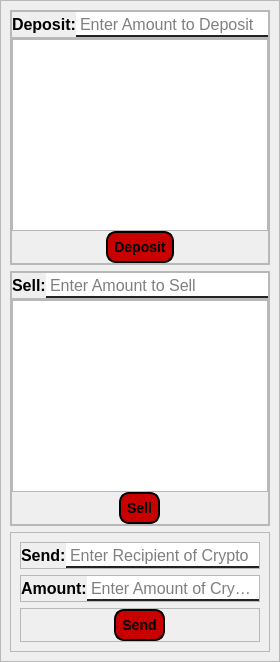
         <widget class="QWidget" name="wallet_contents_page_4">
          <layout class="QVBoxLayout" name="verticalLayout_22">
           <property name="spacing">
            <number>0</number>
           </property>
           <property name="leftMargin">
            <number>0</number>
           </property>
           <property name="topMargin">
            <number>0</number>
           </property>
           <property name="rightMargin">
            <number>0</number>
           </property>
           <property name="bottomMargin">
            <number>0</number>
           </property>
           <item>
            <widget class="QFrame" name="frame_17">
             <property name="frameShape">
              <enum>QFrame::StyledPanel</enum>
             </property>
             <property name="frameShadow">
              <enum>QFrame::Raised</enum>
             </property>
             <layout class="QVBoxLayout" name="verticalLayout_23">
              <item>
               <widget class="QFrame" name="frame_24">
                <property name="frameShape">
                 <enum>QFrame::StyledPanel</enum>
                </property>
                <property name="frameShadow">
                 <enum>QFrame::Raised</enum>
                </property>
                <layout class="QVBoxLayout" name="verticalLayout_24">
                 <property name="spacing">
                  <number>0</number>
                 </property>
                 <property name="leftMargin">
                  <number>0</number>
                 </property>
                 <property name="topMargin">
                  <number>0</number>
                 </property>
                 <property name="rightMargin">
                  <number>0</number>
                 </property>
                 <property name="bottomMargin">
                  <number>0</number>
                 </property>
                 <item>
                  <widget class="QFrame" name="frame_26">
                   <property name="frameShape">
                    <enum>QFrame::StyledPanel</enum>
                   </property>
                   <property name="frameShadow">
                    <enum>QFrame::Raised</enum>
                   </property>
                   <layout class="QHBoxLayout" name="horizontalLayout_8">
                    <property name="spacing">
                     <number>0</number>
                    </property>
                    <property name="leftMargin">
                     <number>0</number>
                    </property>
                    <property name="topMargin">
                     <number>0</number>
                    </property>
                    <property name="rightMargin">
                     <number>0</number>
                    </property>
                    <property name="bottomMargin">
                     <number>0</number>
                    </property>
                    <item>
                     <widget class="QLabel" name="label_4">
                      <property name="font">
                       <font>
                        <pointsize>12</pointsize>
                        <weight>75</weight>
                        <bold>true</bold>
                       </font>
                      </property>
                      <property name="text">
                       <string>Deposit:</string>
                      </property>
                     </widget>
                    </item>
                    <item>
                     <widget class="QLineEdit" name="deposit_crypto_lineEdit">
                      <property name="font">
                       <font>
                        <pointsize>12</pointsize>
                       </font>
                      </property>
                      <property name="styleSheet">
                       <string notr="true">border: 2px solid rgb(0, 0, 0, 0);
border-bottom-color: rgb(35, 35, 35);
color: rgb(0, 0, 0);
padding bottom: 7px</string>
                      </property>
                      <property name="placeholderText">
                       <string>Enter Amount to Deposit</string>
                      </property>
                     </widget>
                    </item>
                   </layout>
                  </widget>
                 </item>
                 <item>
                  <widget class="QFrame" name="frame_27">
                   <property name="frameShape">
                    <enum>QFrame::StyledPanel</enum>
                   </property>
                   <property name="frameShadow">
                    <enum>QFrame::Raised</enum>
                   </property>
                   <layout class="QVBoxLayout" name="verticalLayout_26">
                    <property name="spacing">
                     <number>0</number>
                    </property>
                    <property name="leftMargin">
                     <number>0</number>
                    </property>
                    <property name="topMargin">
                     <number>0</number>
                    </property>
                    <property name="rightMargin">
                     <number>0</number>
                    </property>
                    <property name="bottomMargin">
                     <number>0</number>
                    </property>
                    <item>
                     <widget class="QTextEdit" name="textEdit"/>
                    </item>
                    <item alignment="Qt::AlignHCenter|Qt::AlignVCenter">
                     <widget class="QPushButton" name="deposit_pushButton">
                      <property name="styleSheet">
                       <string notr="true">QPushButton#deposit_pushButton {
    background-color: rgb(200, 0, 0);
    border-style: outset;
    border-width: 2px;
    border-radius: 10px;
    border-color: black;
    font: bold 14px;
    min-width: 10em;
    padding: 6px;
}

QPushButton#deposit_pushButton:hover{
	background-color:rgb(240, 0, 0) ;
	border-style: inset;
}

QPushButton#deposit_pushButton:pressed{
	background-color: rgb(240, 0, 0);
	border-style: inset;
}</string>
                      </property>
                      <property name="text">
                       <string>Deposit</string>
                      </property>
                     </widget>
                    </item>
                   </layout>
                  </widget>
                 </item>
                </layout>
               </widget>
              </item>
              <item>
               <widget class="QFrame" name="frame_25">
                <property name="frameShape">
                 <enum>QFrame::StyledPanel</enum>
                </property>
                <property name="frameShadow">
                 <enum>QFrame::Raised</enum>
                </property>
                <layout class="QVBoxLayout" name="verticalLayout_25">
                 <property name="spacing">
                  <number>0</number>
                 </property>
                 <property name="leftMargin">
                  <number>0</number>
                 </property>
                 <property name="topMargin">
                  <number>0</number>
                 </property>
                 <property name="rightMargin">
                  <number>0</number>
                 </property>
                 <property name="bottomMargin">
                  <number>0</number>
                 </property>
                 <item>
                  <widget class="QFrame" name="frame_28">
                   <property name="frameShape">
                    <enum>QFrame::StyledPanel</enum>
                   </property>
                   <property name="frameShadow">
                    <enum>QFrame::Raised</enum>
                   </property>
                   <layout class="QHBoxLayout" name="horizontalLayout_9">
                    <property name="spacing">
                     <number>0</number>
                    </property>
                    <property name="leftMargin">
                     <number>0</number>
                    </property>
                    <property name="topMargin">
                     <number>0</number>
                    </property>
                    <property name="rightMargin">
                     <number>0</number>
                    </property>
                    <property name="bottomMargin">
                     <number>0</number>
                    </property>
                    <item>
                     <widget class="QLabel" name="label_12">
                      <property name="font">
                       <font>
                        <pointsize>12</pointsize>
                        <weight>75</weight>
                        <bold>true</bold>
                       </font>
                      </property>
                      <property name="text">
                       <string>Sell:</string>
                      </property>
                     </widget>
                    </item>
                    <item>
                     <widget class="QLineEdit" name="sell_crypto_lineEdit">
                      <property name="font">
                       <font>
                        <pointsize>12</pointsize>
                       </font>
                      </property>
                      <property name="styleSheet">
                       <string notr="true">border: 2px solid rgb(0, 0, 0, 0);
border-bottom-color: rgb(35, 35, 35);
color: rgb(0, 0, 0);
padding bottom: 7px</string>
                      </property>
                      <property name="placeholderText">
                       <string>Enter Amount to Sell</string>
                      </property>
                     </widget>
                    </item>
                   </layout>
                  </widget>
                 </item>
                 <item>
                  <widget class="QFrame" name="frame_29">
                   <property name="frameShape">
                    <enum>QFrame::StyledPanel</enum>
                   </property>
                   <property name="frameShadow">
                    <enum>QFrame::Raised</enum>
                   </property>
                   <layout class="QVBoxLayout" name="verticalLayout_27">
                    <property name="spacing">
                     <number>0</number>
                    </property>
                    <property name="leftMargin">
                     <number>0</number>
                    </property>
                    <property name="topMargin">
                     <number>0</number>
                    </property>
                    <property name="rightMargin">
                     <number>0</number>
                    </property>
                    <property name="bottomMargin">
                     <number>0</number>
                    </property>
                    <item>
                     <widget class="QTextEdit" name="textEdit_2"/>
                    </item>
                    <item alignment="Qt::AlignHCenter|Qt::AlignVCenter">
                     <widget class="QPushButton" name="sell_pushButton">
                      <property name="styleSheet">
                       <string notr="true">QPushButton#sell_pushButton {
    background-color: rgb(200, 0, 0);
    border-style: outset;
    border-width: 2px;
    border-radius: 10px;
    border-color: black;
    font: bold 14px;
    min-width: 10em;
    padding: 6px;
}

QPushButton#sell_pushButton:hover{
	background-color:rgb(240, 0, 0) ;
	border-style: inset;
}

QPushButton#sell_pushButton:pressed{
	background-color: rgb(240, 0, 0);
	border-style: inset;
}</string>
                      </property>
                      <property name="text">
                       <string>Sell</string>
                      </property>
                     </widget>
                    </item>
                   </layout>
                  </widget>
                 </item>
                </layout>
               </widget>
              </item>
              <item>
               <widget class="QFrame" name="frame_30">
                <property name="frameShape">
                 <enum>QFrame::StyledPanel</enum>
                </property>
                <property name="frameShadow">
                 <enum>QFrame::Raised</enum>
                </property>
                <layout class="QVBoxLayout" name="verticalLayout_30">
                 <item>
                  <widget class="QFrame" name="frame_33">
                   <property name="frameShape">
                    <enum>QFrame::StyledPanel</enum>
                   </property>
                   <property name="frameShadow">
                    <enum>QFrame::Raised</enum>
                   </property>
                   <layout class="QHBoxLayout" name="horizontalLayout_14">
                    <property name="spacing">
                     <number>0</number>
                    </property>
                    <property name="leftMargin">
                     <number>0</number>
                    </property>
                    <property name="topMargin">
                     <number>0</number>
                    </property>
                    <property name="rightMargin">
                     <number>0</number>
                    </property>
                    <property name="bottomMargin">
                     <number>0</number>
                    </property>
                    <item>
                     <widget class="QLabel" name="label_14">
                      <property name="font">
                       <font>
                        <pointsize>12</pointsize>
                        <weight>75</weight>
                        <bold>true</bold>
                       </font>
                      </property>
                      <property name="text">
                       <string>Send:</string>
                      </property>
                     </widget>
                    </item>
                    <item>
                     <widget class="QLineEdit" name="crypto_recipient_lineEdit">
                      <property name="font">
                       <font>
                        <pointsize>12</pointsize>
                       </font>
                      </property>
                      <property name="styleSheet">
                       <string notr="true">border: 2px solid rgb(0, 0, 0, 0);
border-bottom-color: rgb(35, 35, 35);
color: rgb(0, 0, 0);
padding bottom: 7px</string>
                      </property>
                      <property name="placeholderText">
                       <string>Enter Recipient of Crypto</string>
                      </property>
                     </widget>
                    </item>
                   </layout>
                  </widget>
                 </item>
                 <item>
                  <widget class="QFrame" name="frame_35">
                   <property name="frameShape">
                    <enum>QFrame::StyledPanel</enum>
                   </property>
                   <property name="frameShadow">
                    <enum>QFrame::Raised</enum>
                   </property>
                   <layout class="QHBoxLayout" name="horizontalLayout_16">
                    <property name="spacing">
                     <number>0</number>
                    </property>
                    <property name="leftMargin">
                     <number>0</number>
                    </property>
                    <property name="topMargin">
                     <number>0</number>
                    </property>
                    <property name="rightMargin">
                     <number>0</number>
                    </property>
                    <property name="bottomMargin">
                     <number>0</number>
                    </property>
                    <item>
                     <widget class="QLabel" name="label_16">
                      <property name="font">
                       <font>
                        <pointsize>12</pointsize>
                        <weight>75</weight>
                        <bold>true</bold>
                       </font>
                      </property>
                      <property name="text">
                       <string>Amount:</string>
                      </property>
                     </widget>
                    </item>
                    <item>
                     <widget class="QLineEdit" name="crypto_amount_lineEdit">
                      <property name="font">
                       <font>
                        <pointsize>12</pointsize>
                       </font>
                      </property>
                      <property name="styleSheet">
                       <string notr="true">border: 2px solid rgb(0, 0, 0, 0);
border-bottom-color: rgb(35, 35, 35);
color: rgb(0, 0, 0);
padding bottom: 7px</string>
                      </property>
                      <property name="placeholderText">
                       <string>Enter Amount of Crypto</string>
                      </property>
                     </widget>
                    </item>
                   </layout>
                  </widget>
                 </item>
                 <item>
                  <widget class="QFrame" name="frame_34">
                   <property name="frameShape">
                    <enum>QFrame::StyledPanel</enum>
                   </property>
                   <property name="frameShadow">
                    <enum>QFrame::Raised</enum>
                   </property>
                   <layout class="QVBoxLayout" name="verticalLayout_31">
                    <property name="spacing">
                     <number>0</number>
                    </property>
                    <property name="leftMargin">
                     <number>0</number>
                    </property>
                    <property name="topMargin">
                     <number>0</number>
                    </property>
                    <property name="rightMargin">
                     <number>0</number>
                    </property>
                    <property name="bottomMargin">
                     <number>0</number>
                    </property>
                    <item alignment="Qt::AlignHCenter|Qt::AlignVCenter">
                     <widget class="QPushButton" name="sendcrypto_pushButton">
                      <property name="styleSheet">
                       <string notr="true">QPushButton#sendcrypto_pushButton {
    background-color: rgb(200, 0, 0);
    border-style: outset;
    border-width: 2px;
    border-radius: 10px;
    border-color: black;
    font: bold 14px;
    min-width: 10em;
    padding: 6px;
}

QPushButton#sendcrypto_pushButton:hover{
	background-color:rgb(240, 0, 0) ;
	border-style: inset;
}

QPushButton#sendcrypto_pushButton:pressed{
	background-color: rgb(240, 0, 0);
	border-style: inset;
}</string>
                      </property>
                      <property name="text">
                       <string>Send</string>
                      </property>
                     </widget>
                    </item>
                   </layout>
                  </widget>
                 </item>
                </layout>
               </widget>
              </item>
             </layout>
            </widget>
           </item>
          </layout>
         </widget>
